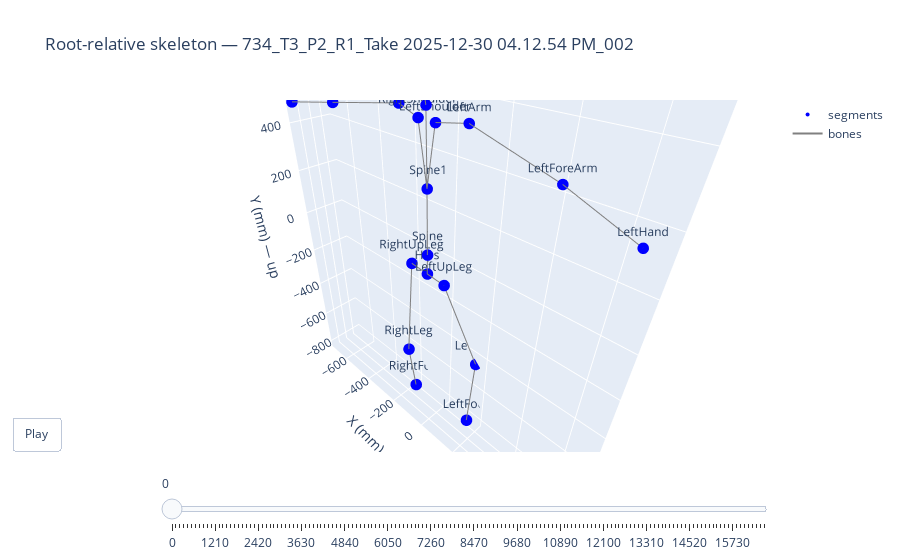

The code cell stored with this chart in its notebook:
### Markdown cell above
## Plotly dashboard: 3D skeleton (slider + animation), Raw vs Zeroed ω, Geodesic stability

### Code cell
import plotly.graph_objects as go
from plotly.subplots import make_subplots

# Build root-relative position arrays per segment for skeleton
seg_xyz = {}
for seg in segments_with_pos:
    kx, ky, kz = f"{seg}__px", f"{seg}__py", f"{seg}__pz"
    if kx in pos_rel and ky in pos_rel and kz in pos_rel:
        seg_xyz[seg] = np.column_stack([pos_rel[kx], pos_rel[ky], pos_rel[kz]])
n_f = len(df_in)
t_axis = df_in['time_s'].values

# Edges from kinematics_map (parent -> child) where both have position
edges = []
for jname, jinfo in kinematics_map.items():
    pname = jinfo.get("parent")
    if pname is None:
        continue
    if jname in seg_xyz and pname in seg_xyz:
        edges.append((pname, jname))

def skeleton_trace(frame_ix):
    scatter = go.Scatter3d(
        x=[seg_xyz[s][frame_ix, 0] for s in seg_xyz],
        y=[seg_xyz[s][frame_ix, 1] for s in seg_xyz],
        z=[seg_xyz[s][frame_ix, 2] for s in seg_xyz],
        mode='markers+text', text=list(seg_xyz.keys()), textposition='top center', marker=dict(size=4, color='blue'),
        name='segments'
    )
    line_x, line_y, line_z = [], [], []
    for p, c in edges:
        line_x += [seg_xyz[p][frame_ix, 0], seg_xyz[c][frame_ix, 0], None]
        line_y += [seg_xyz[p][frame_ix, 1], seg_xyz[c][frame_ix, 1], None]
        line_z += [seg_xyz[p][frame_ix, 2], seg_xyz[c][frame_ix, 2], None]
    bone = go.Scatter3d(x=line_x, y=line_y, z=line_z, mode='lines', line=dict(color='gray', width=2), name='bones')
    return [scatter, bone]

n_slider = min(150, n_f)
step = max(1, (n_f - 1) // n_slider)
frame_indices = list(range(0, n_f, step))
if frame_indices[-1] != n_f - 1:
    frame_indices.append(n_f - 1)
fig_skel = go.Figure(data=skeleton_trace(0))
fig_skel.update_layout(
    title=f'Root-relative skeleton — {RUN_ID}',
    scene=dict(
        xaxis_title='X (mm) — floor',
        yaxis_title='Y (mm) — up',
        zaxis_title='Z (mm) — floor',
        aspectmode='data',
        camera=dict(up=dict(x=0, y=1, z=0), eye=dict(x=1.2, y=1.2, z=1.2)),
    ),
    updatemenus=[dict(type='buttons', showactive=False, y=0.1, buttons=[dict(label='Play', method='animate', args=[None, dict(frame=dict(duration=40, redraw=True), fromcurrent=True)])])],
    sliders=[dict(active=0, len=0.9, x=0.1, steps=[dict(args=[[str(i)], dict(frame=dict(duration=0), mode='immediate')], label=str(frame_indices[i]), method='animate') for i in range(len(frame_indices))])]
)
fig_skel.frames = [go.Frame(data=skeleton_trace(fi), name=str(i)) for i, fi in enumerate(frame_indices)]
if seg_xyz and edges:
    fig_skel.show()
else:
    print("No root-relative positions or edges; skipping 3D skeleton.")

### Figure 1 — Plotly figure (JSON) as saved in the notebook; plotly's stock layout.template omitted (floating-point values rounded to 4 significant figures)
{"data": [{"marker": {"color": "blue", "size": 4}, "mode": "markers+text", "name": "segments", "text": ["RightUpLeg", "RightShoulder", "RightFoot", "Neck", "RightHand", "RightLeg", "Head", "LeftArm", "Spine1", "Spine", "LeftForeArm", "LeftHand", "LeftShoulder", "LeftUpLeg", "LeftFoot", "Hips", "RightArm", "LeftLeg", "RightForeArm"], "textposition": "top center", "type": "scatter3d", "x": [-93.03, -41.71, -165.4, -4.634, -694.7, -141.2, -4.312, 141.4, -4.059, -1.01, 442.6, 671.2, 32.7, 93.03, 164.7, 0, -149.8, 146.2, -458.0], "y": [-1.521, 540.3, -796.3, 582.4, 486.6, -490.8, 719.4, 555.3, 326.5, 79.56, 467.7, 395.0, 540.5, 1.521, -769.9, 0, 560.1, -464.6, 518.5], "z": [-9.271, -9.007, -72.32, -6.548, 44.73, -15.7, 19.56, -28.1, -7.2, -2.92, -35.62, -12.11, -7.297, 9.271, -77.95, 0, -28.83, -137.8, 13.29]}, {"line": {"color": "gray", "width": 2}, "mode": "lines", "name": "bones", "type": "scatter3d", "x": [0, -1.01, null, -1.01, -4.059, null, -4.059, -4.634, null, -4.634, -4.312, null, 0, 93.03, null, 93.03, 146.2, null, 146.2, 164.7, null, 0, -93.03, null, -93.03, -141.2, null, -141.2, -165.4, null, -4.059, 32.7, null, 32.7, 141.4, null, 141.4, 442.6, null, 442.6, 671.2, null, -4.059, -41.71, null, -41.71, -149.8, null, -149.8, -458.0, null, -458.0, -694.7, null], "y": [0, 79.56, null, 79.56, 326.5, null, 326.5, 582.4, null, 582.4, 719.4, null, 0, 1.521, null, 1.521, -464.6, null, -464.6, -769.9, null, 0, -1.521, null, -1.521, -490.8, null, -490.8, -796.3, null, 326.5, 540.5, null, 540.5, 555.3, null, 555.3, 467.7, null, 467.7, 395.0, null, 326.5, 540.3, null, 540.3, 560.1, null, 560.1, 518.5, null, 518.5, 486.6, null], "z": [0, -2.92, null, -2.92, -7.2, null, -7.2, -6.548, null, -6.548, 19.56, null, 0, 9.271, null, 9.271, -137.8, null, -137.8, -77.95, null, 0, -9.271, null, -9.271, -15.7, null, -15.7, -72.32, null, -7.2, -7.297, null, -7.297, -28.1, null, -28.1, -35.62, null, -35.62, -12.11, null, -7.2, -9.007, null, -9.007, -28.83, null, -28.83, 13.29, null, 13.29, 44.73, null]}], "layout": {"scene": {"aspectmode": "data", "camera": {"eye": {"x": 1.2, "y": 1.2, "z": 1.2}, "up": {"x": 0, "y": 1, "z": 0}}, "xaxis": {"title": {"text": "X (mm) — floor"}}, "yaxis": {"title": {"text": "Y (mm) — up"}}, "zaxis": {"title": {"text": "Z (mm) — floor"}}}, "sliders": [{"active": 0, "len": 0.9, "steps": [{"args": [["0"], {"frame": {"duration": 0}, "mode": "immediate"}], "label": "0", "method": "animate"}, {"args": [["1"], {"frame": {"duration": 0}, "mode": "immediate"}], "label": "110", "method": "animate"}, {"args": [["2"], {"frame": {"duration": 0}, "mode": "immediate"}], "label": "220", "method": "animate"}, {"args": [["3"], {"frame": {"duration": 0}, "mode": "immediate"}], "label": "330", "method": "animate"}, {"args": [["4"], {"frame": {"duration": 0}, "mode": "immediate"}], "label": "440", "method": "animate"}, {"args": [["5"], {"frame": {"duration": 0}, "mode": "immediate"}], "label": "550", "method": "animate"}, {"args": [["6"], {"frame": {"duration": 0}, "mode": "immediate"}], "label": "660", "method": "animate"}, {"args": [["7"], {"frame": {"duration": 0}, "mode": "immediate"}], "label": "770", "method": "animate"}, {"args": [["8"], {"frame": {"duration": 0}, "mode": "immediate"}], "label": "880", "method": "animate"}, {"args": [["9"], {"frame": {"duration": 0}, "mode": "immediate"}], "label": "990", "method": "animate"}, {"args": [["10"], {"frame": {"duration": 0}, "mode": "immediate"}], "label": "1100", "method": "animate"}, {"args": [["11"], {"frame": {"duration": 0}, "mode": "immediate"}], "label": "1210", "method": "animate"}, {"args": [["12"], {"frame": {"duration": 0}, "mode": "immediate"}], "label": "1320", "method": "animate"}, {"args": [["13"], {"frame": {"duration": 0}, "mode": "immediate"}], "label": "1430", "method": "animate"}, {"args": [["14"], {"frame": {"duration": 0}, "mode": "immediate"}], "label": "1540", "method": "animate"}, {"args": [["15"], {"frame": {"duration": 0}, "mode": "immediate"}], "label": "1650", "method": "animate"}, {"args": [["16"], {"frame": {"duration": 0}, "mode": "immediate"}], "label": "1760", "method": "animate"}, {"args": [["17"], {"frame": {"duration": 0}, "mode": "immediate"}], "label": "1870", "method": "animate"}, {"args": [["18"], {"frame": {"duration": 0}, "mode": "immediate"}], "label": "1980", "method": "animate"}, {"args": [["19"], {"frame": {"duration": 0}, "mode": "immediate"}], "label": "2090", "method": "animate"}, {"args": [["20"], {"frame": {"duration": 0}, "mode": "immediate"}], "label": "2200", "method": "animate"}, {"args": [["21"], {"frame": {"duration": 0}, "mode": "immediate"}], "label": "2310", "method": "animate"}, {"args": [["22"], {"frame": {"duration": 0}, "mode": "immediate"}], "label": "2420", "method": "animate"}, {"args": [["23"], {"frame": {"duration": 0}, "mode": "immediate"}], "label": "2530", "method": "animate"}, {"args": [["24"], {"frame": {"duration": 0}, "mode": "immediate"}], "label": "2640", "method": "animate"}, {"args": [["25"], {"frame": {"duration": 0}, "mode": "immediate"}], "label": "2750", "method": "animate"}, {"args": [["26"], {"frame": {"duration": 0}, "mode": "immediate"}], "label": "2860", "method": "animate"}, {"args": [["27"], {"frame": {"duration": 0}, "mode": "immediate"}], "label": "2970", "method": "animate"}, {"args": [["28"], {"frame": {"duration": 0}, "mode": "immediate"}], "label": "3080", "method": "animate"}, {"args": [["29"], {"frame": {"duration": 0}, "mode": "immediate"}], "label": "3190", "method": "animate"}, {"args": [["30"], {"frame": {"duration": 0}, "mode": "immediate"}], "label": "3300", "method": "animate"}, {"args": [["31"], {"frame": {"duration": 0}, "mode": "immediate"}], "label": "3410", "method": "animate"}, {"args": [["32"], {"frame": {"duration": 0}, "mode": "immediate"}], "label": "3520", "method": "animate"}, {"args": [["33"], {"frame": {"duration": 0}, "mode": "immediate"}], "label": "3630", "method": "animate"}, {"args": [["34"], {"frame": {"duration": 0}, "mode": "immediate"}], "label": "3740", "method": "animate"}, {"args": [["35"], {"frame": {"duration": 0}, "mode": "immediate"}], "label": "3850", "method": "animate"}, {"args": [["36"], {"frame": {"duration": 0}, "mode": "immediate"}], "label": "3960", "method": "animate"}, {"args": [["37"], {"frame": {"duration": 0}, "mode": "immediate"}], "label": "4070", "method": "animate"}, {"args": [["38"], {"frame": {"duration": 0}, "mode": "immediate"}], "label": "4180", "method": "animate"}, {"args": [["39"], {"frame": {"duration": 0}, "mode": "immediate"}], "label": "4290", "method": "animate"}, {"args": [["40"], {"frame": {"duration": 0}, "mode": "immediate"}], "label": "4400", "method": "animate"}, {"args": [["41"], {"frame": {"duration": 0}, "mode": "immediate"}], "label": "4510", "method": "animate"}, {"args": [["42"], {"frame": {"duration": 0}, "mode": "immediate"}], "label": "4620", "method": "animate"}, {"args": [["43"], {"frame": {"duration": 0}, "mode": "immediate"}], "label": "4730", "method": "animate"}, {"args": [["44"], {"frame": {"duration": 0}, "mode": "immediate"}], "label": "4840", "method": "animate"}, {"args": [["45"], {"frame": {"duration": 0}, "mode": "immediate"}], "label": "4950", "method": "animate"}, {"args": [["46"], {"frame": {"duration": 0}, "mode": "immediate"}], "label": "5060", "method": "animate"}, {"args": [["47"], {"frame": {"duration": 0}, "mode": "immediate"}], "label": "5170", "method": "animate"}, {"args": [["48"], {"frame": {"duration": 0}, "mode": "immediate"}], "label": "5280", "method": "animate"}, {"args": [["49"], {"frame": {"duration": 0}, "mode": "immediate"}], "label": "5390", "method": "animate"}, {"args": [["50"], {"frame": {"duration": 0}, "mode": "immediate"}], "label": "5500", "method": "animate"}, {"args": [["51"], {"frame": {"duration": 0}, "mode": "immediate"}], "label": "5610", "method": "animate"}, {"args": [["52"], {"frame": {"duration": 0}, "mode": "immediate"}], "label": "5720", "method": "animate"}, {"args": [["53"], {"frame": {"duration": 0}, "mode": "immediate"}], "label": "5830", "method": "animate"}, {"args": [["54"], {"frame": {"duration": 0}, "mode": "immediate"}], "label": "5940", "method": "animate"}, {"args": [["55"], {"frame": {"duration": 0}, "mode": "immediate"}], "label": "6050", "method": "animate"}, {"args": [["56"], {"frame": {"duration": 0}, "mode": "immediate"}], "label": "6160", "method": "animate"}, {"args": [["57"], {"frame": {"duration": 0}, "mode": "immediate"}], "label": "6270", "method": "animate"}, {"args": [["58"], {"frame": {"duration": 0}, "mode": "immediate"}], "label": "6380", "method": "animate"}, {"args": [["59"], {"frame": {"duration": 0}, "mode": "immediate"}], "label": "6490", "method": "animate"}, {"args": [["60"], {"frame": {"duration": 0}, "mode": "immediate"}], "label": "6600", "method": "animate"}, {"args": [["61"], {"frame": {"duration": 0}, "mode": "immediate"}], "label": "6710", "method": "animate"}, {"args": [["62"], {"frame": {"duration": 0}, "mode": "immediate"}], "label": "6820", "method": "animate"}, {"args": [["63"], {"frame": {"duration": 0}, "mode": "immediate"}], "label": "6930", "method": "animate"}, {"args": [["64"], {"frame": {"duration": 0}, "mode": "immediate"}], "label": "7040", "method": "animate"}, {"args": [["65"], {"frame": {"duration": 0}, "mode": "immediate"}], "label": "7150", "method": "animate"}, {"args": [["66"], {"frame": {"duration": 0}, "mode": "immediate"}], "label": "7260", "method": "animate"}, {"args": [["67"], {"frame": {"duration": 0}, "mode": "immediate"}], "label": "7370", "method": "animate"}, {"args": [["68"], {"frame": {"duration": 0}, "mode": "immediate"}], "label": "7480", "method": "animate"}, {"args": [["69"], {"frame": {"duration": 0}, "mode": "immediate"}], "label": "7590", "method": "animate"}, {"args": [["70"], {"frame": {"duration": 0}, "mode": "immediate"}], "label": "7700", "method": "animate"}, {"args": [["71"], {"frame": {"duration": 0}, "mode": "immediate"}], "label": "7810", "method": "animate"}, {"args": [["72"], {"frame": {"duration": 0}, "mode": "immediate"}], "label": "7920", "method": "animate"}, {"args": [["73"], {"frame": {"duration": 0}, "mode": "immediate"}], "label": "8030", "method": "animate"}, {"args": [["74"], {"frame": {"duration": 0}, "mode": "immediate"}], "label": "8140", "method": "animate"}, {"args": [["75"], {"frame": {"duration": 0}, "mode": "immediate"}], "label": "8250", "method": "animate"}, {"args": [["76"], {"frame": {"duration": 0}, "mode": "immediate"}], "label": "8360", "method": "animate"}, {"args": [["77"], {"frame": {"duration": 0}, "mode": "immediate"}], "label": "8470", "method": "animate"}, {"args": [["78"], {"frame": {"duration": 0}, "mode": "immediate"}], "label": "8580", "method": "animate"}, {"args": [["79"], {"frame": {"duration": 0}, "mode": "immediate"}], "label": "8690", "method": "animate"}, {"args": [["80"], {"frame": {"duration": 0}, "mode": "immediate"}], "label": "8800", "method": "animate"}, {"args": [["81"], {"frame": {"duration": 0}, "mode": "immediate"}], "label": "8910", "method": "animate"}, {"args": [["82"], {"frame": {"duration": 0}, "mode": "immediate"}], "label": "9020", "method": "animate"}, {"args": [["83"], {"frame": {"duration": 0}, "mode": "immediate"}], "label": "9130", "method": "animate"}, {"args": [["84"], {"frame": {"duration": 0}, "mode": "immediate"}], "label": "9240", "method": "animate"}, {"args": [["85"], {"frame": {"duration": 0}, "mode": "immediate"}], "label": "9350", "method": "animate"}, {"args": [["86"], {"frame": {"duration": 0}, "mode": "immediate"}], "label": "9460", "method": "animate"}, {"args": [["87"], {"frame": {"duration": 0}, "mode": "immediate"}], "label": "9570", "method": "animate"}, {"args": [["88"], {"frame": {"duration": 0}, "mode": "immediate"}], "label": "9680", "method": "animate"}, {"args": [["89"], {"frame": {"duration": 0}, "mode": "immediate"}], "label": "9790", "method": "animate"}, {"args": [["90"], {"frame": {"duration": 0}, "mode": "immediate"}], "label": "9900", "method": "animate"}, {"args": [["91"], {"frame": {"duration": 0}, "mode": "immediate"}], "label": "10010", "method": "animate"}, {"args": [["92"], {"frame": {"duration": 0}, "mode": "immediate"}], "label": "10120", "method": "animate"}, {"args": [["93"], {"frame": {"duration": 0}, "mode": "immediate"}], "label": "10230", "method": "animate"}, {"args": [["94"], {"frame": {"duration": 0}, "mode": "immediate"}], "label": "10340", "method": "animate"}, {"args": [["95"], {"frame": {"duration": 0}, "mode": "immediate"}], "label": "10450", "method": "animate"}, {"args": [["96"], {"frame": {"duration": 0}, "mode": "immediate"}], "label": "10560", "method": "animate"}, {"args": [["97"], {"frame": {"duration": 0}, "mode": "immediate"}], "label": "10670", "method": "animate"}, {"args": [["98"], {"frame": {"duration": 0}, "mode": "immediate"}], "label": "10780", "method": "animate"}, {"args": [["99"], {"frame": {"duration": 0}, "mode": "immediate"}], "label": "10890", "method": "animate"}, {"args": [["100"], {"frame": {"duration": 0}, "mode": "immediate"}], "label": "11000", "method": "animate"}, {"args": [["101"], {"frame": {"duration": 0}, "mode": "immediate"}], "label": "11110", "method": "animate"}, {"args": [["102"], {"frame": {"duration": 0}, "mode": "immediate"}], "label": "11220", "method": "animate"}, {"args": [["103"], {"frame": {"duration": 0}, "mode": "immediate"}], "label": "11330", "method": "animate"}, {"args": [["104"], {"frame": {"duration": 0}, "mode": "immediate"}], "label": "11440", "method": "animate"}, {"args": [["105"], {"frame": {"duration": 0}, "mode": "immediate"}], "label": "11550", "method": "animate"}, {"args": [["106"], {"frame": {"duration": 0}, "mode": "immediate"}], "label": "11660", "method": "animate"}, {"args": [["107"], {"frame": {"duration": 0}, "mode": "immediate"}], "label": "11770", "method": "animate"}, {"args": [["108"], {"frame": {"duration": 0}, "mode": "immediate"}], "label": "11880", "method": "animate"}, {"args": [["109"], {"frame": {"duration": 0}, "mode": "immediate"}], "label": "11990", "method": "animate"}, {"args": [["110"], {"frame": {"duration": 0}, "mode": "immediate"}], "label": "12100", "method": "animate"}, {"args": [["111"], {"frame": {"duration": 0}, "mode": "immediate"}], "label": "12210", "method": "animate"}, {"args": [["112"], {"frame": {"duration": 0}, "mode": "immediate"}], "label": "12320", "method": "animate"}, {"args": [["113"], {"frame": {"duration": 0}, "mode": "immediate"}], "label": "12430", "method": "animate"}, {"args": [["114"], {"frame": {"duration": 0}, "mode": "immediate"}], "label": "12540", "method": "animate"}, {"args": [["115"], {"frame": {"duration": 0}, "mode": "immediate"}], "label": "12650", "method": "animate"}, {"args": [["116"], {"frame": {"duration": 0}, "mode": "immediate"}], "label": "12760", "method": "animate"}, {"args": [["117"], {"frame": {"duration": 0}, "mode": "immediate"}], "label": "12870", "method": "animate"}, {"args": [["118"], {"frame": {"duration": 0}, "mode": "immediate"}], "label": "12980", "method": "animate"}, {"args": [["119"], {"frame": {"duration": 0}, "mode": "immediate"}], "label": "13090", "method": "animate"}, {"args": [["120"], {"frame": {"duration": 0}, "mode": "immediate"}], "label": "13200", "method": "animate"}, {"args": [["121"], {"frame": {"duration": 0}, "mode": "immediate"}], "label": "13310", "method": "animate"}, {"args": [["122"], {"frame": {"duration": 0}, "mode": "immediate"}], "label": "13420", "method": "animate"}, {"args": [["123"], {"frame": {"duration": 0}, "mode": "immediate"}], "label": "13530", "method": "animate"}, {"args": [["124"], {"frame": {"duration": 0}, "mode": "immediate"}], "label": "13640", "method": "animate"}, {"args": [["125"], {"frame": {"duration": 0}, "mode": "immediate"}], "label": "13750", "method": "animate"}, {"args": [["126"], {"frame": {"duration": 0}, "mode": "immediate"}], "label": "13860", "method": "animate"}, {"args": [["127"], {"frame": {"duration": 0}, "mode": "immediate"}], "label": "13970", "method": "animate"}, {"args": [["128"], {"frame": {"duration": 0}, "mode": "immediate"}], "label": "14080", "method": "animate"}, {"args": [["129"], {"frame": {"duration": 0}, "mode": "immediate"}], "label": "14190", "method": "animate"}, {"args": [["130"], {"frame": {"duration": 0}, "mode": "immediate"}], "label": "14300", "method": "animate"}, {"args": [["131"], {"frame": {"duration": 0}, "mode": "immediate"}], "label": "14410", "method": "animate"}, {"args": [["132"], {"frame": {"duration": 0}, "mode": "immediate"}], "label": "14520", "method": "animate"}, {"args": [["133"], {"frame": {"duration": 0}, "mode": "immediate"}], "label": "14630", "method": "animate"}, {"args": [["134"], {"frame": {"duration": 0}, "mode": "immediate"}], "label": "14740", "method": "animate"}, {"args": [["135"], {"frame": {"duration": 0}, "mode": "immediate"}], "label": "14850", "method": "animate"}, {"args": [["136"], {"frame": {"duration": 0}, "mode": "immediate"}], "label": "14960", "method": "animate"}, {"args": [["137"], {"frame": {"duration": 0}, "mode": "immediate"}], "label": "15070", "method": "animate"}, {"args": [["138"], {"frame": {"duration": 0}, "mode": "immediate"}], "label": "15180", "method": "animate"}, {"args": [["139"], {"frame": {"duration": 0}, "mode": "immediate"}], "label": "15290", "method": "animate"}, {"args": [["140"], {"frame": {"duration": 0}, "mode": "immediate"}], "label": "15400", "method": "animate"}, {"args": [["141"], {"frame": {"duration": 0}, "mode": "immediate"}], "label": "15510", "method": "animate"}, {"args": [["142"], {"frame": {"duration": 0}, "mode": "immediate"}], "label": "15620", "method": "animate"}, {"args": [["143"], {"frame": {"duration": 0}, "mode": "immediate"}], "label": "15730", "method": "animate"}, {"args": [["144"], {"frame": {"duration": 0}, "mode": "immediate"}], "label": "15840", "method": "animate"}, {"args": [["145"], {"frame": {"duration": 0}, "mode": "immediate"}], "label": "15950", "method": "animate"}, {"args": [["146"], {"frame": {"duration": 0}, "mode": "immediate"}], "label": "16060", "method": "animate"}, {"args": [["147"], {"frame": {"duration": 0}, "mode": "immediate"}], "label": "16170", "method": "animate"}, {"args": [["148"], {"frame": {"duration": 0}, "mode": "immediate"}], "label": "16280", "method": "animate"}, {"args": [["149"], {"frame": {"duration": 0}, "mode": "immediate"}], "label": "16390", "method": "animate"}, {"args": [["150"], {"frame": {"duration": 0}, "mode": "immediate"}], "label": "16500", "method": "animate"}, {"args": [["151"], {"frame": {"duration": 0}, "mode": "immediate"}], "label": "16502", "method": "animate"}], "x": 0.1}], "title": {"text": "Root-relative skeleton — 734_T3_P2_R1_Take 2025-12-30 04.12.54 PM_002"}, "updatemenus": [{"buttons": [{"args": [null, {"frame": {"duration": 40, "redraw": true}, "fromcurrent": true}], "label": "Play", "method": "animate"}], "showactive": false, "type": "buttons", "y": 0.1}]}}
